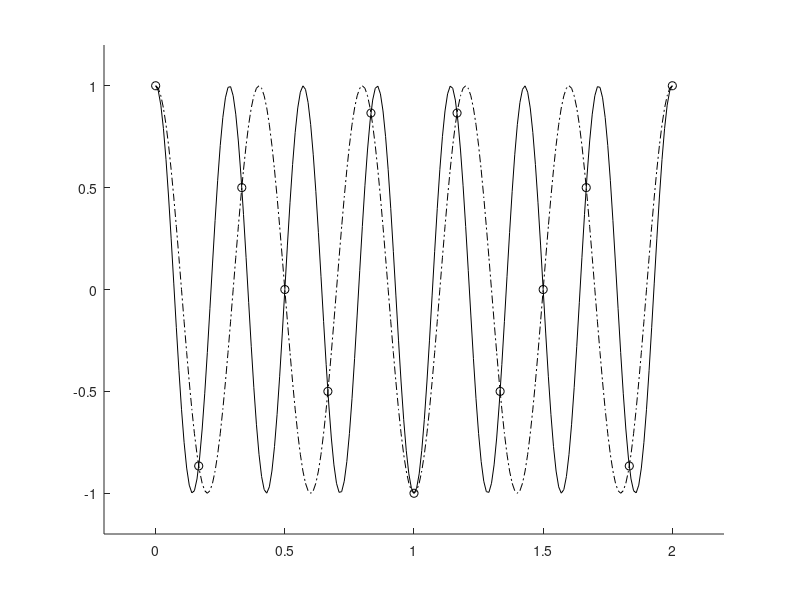

This figure's MATLAB source:
% program alias2
% Plotter punktene xk = k/6, k = 0..12
% Plotter deretter funksjonene f1 = cos(7*Pi*x)
% og f2 = cos(5*Pi*x) som faller sammen i punktene xk.
clear; close
N = 13;
xp = zeros(N,1);
for k = 1:N
    xp(k) = (k - 1)/6;
end
y = cos(7*pi*xp);
x = (0:0.01:2.0)';
f1 = cos(7*pi*x);
f2 = cos(5*pi*x);
axis([-0.2 2.2 -1.2 1.2]);
hold on
plot(xp,y,'ko')
plot(x,f1,'k')
plot(x,f2,'k-.')
hold off
